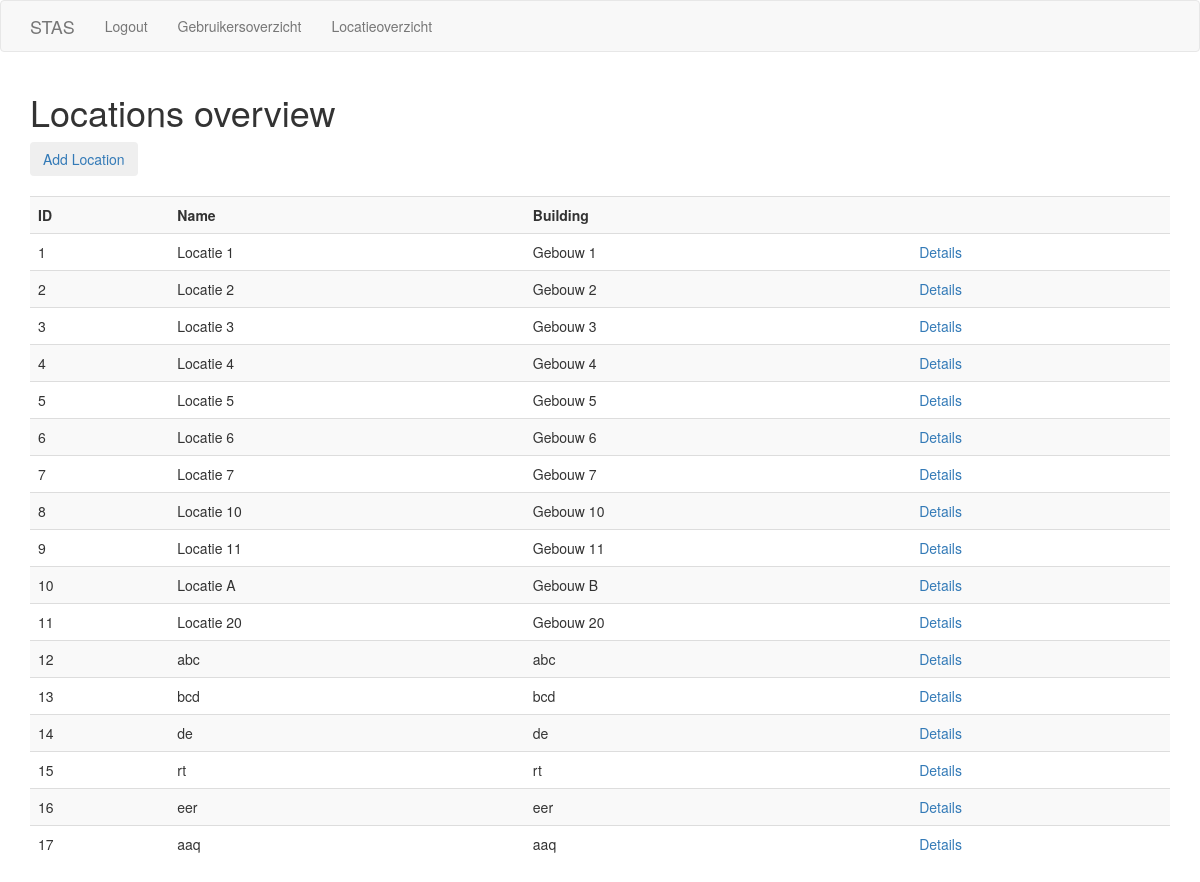
The page /admin/locations_overview (signed in) on the database its author committed.
### app/models.py (models this page shows, shortened)
class Location(UserMixin, db.Model):
    id = db.Column(db.Integer, primary_key=True)
    name = db.Column(db.String(128), index=True, unique=True)
    building = db.Column(db.String(128), index=True, unique=True)
    checkins = db.relationship('Checkin', backref='Location', lazy='dynamic')

### app/admin/routes.py (the view)
@bp.route('/admin/locations_overview', methods=['GET'])
@login_required
@admin_required
def locations():
    locations = Location.query.all()
    return render_template(
        'admin/locations_overview.html', title='Locations overview', locations=locations)

### app/admin/decorator.py (called while the page is built)
def admin_required(func):
    @wraps(func)
    def wrapper(*args, **kw):
        if not current_user.is_anonymous:
            if current_user.role == 'admin':
                return func(*args, **kw)
        else:
            if g.current_user.role == 'admin':
                return func(*args, **kw)
        abort(403)
    return wrapper

### app/models.py (called while the page is built)
@login_manager.user_loader
def load_user(id):
    return User.query.get(int(id))

### app/templates/admin/locations_overview.html
{% extends "base.html" %}
{% block app_content %}
<div id="overview">
    <a id="add-button" href="{{ url_for('admin.add_location') }}"><button type="button" class="btn btn-dark">{{ 'Add Location' }}</button></a><br><br>
    <table id="users" class="table table-striped">
        <tr id="header-row">
            <th>ID</th>
            <th>{{ 'Name' }}</th>
            <th>{{ 'Building' }}</th>
            <th></th>
        </tr>
        {% for location in locations %}
            <tr id="row">
                <td>{{ location.id }}</td>
                <td>{{ location.name }}</td>
                <td>{{ location.building }}</td>
                <td><a href="{{ url_for('admin.location_overview', location_id=location.id) }}">{{ 'Details' }}</a></td>
            </tr>
        {% endfor %}
    </table>
</div>
{% endblock %}

### app/templates/base.html (shortened to what this page needs)
{% extends 'bootstrap/base.html' %}
{% block navbar %}
  <nav class="navbar navbar-default">
    <div class="container">
      <div class="navbar-header">
          <a class="navbar-brand" href="/">STAS</a>
      </div>
      <div class="collapse navbar-collapse" id="collapsibleNavbar">
        <ul class="nav navbar-nav">
          {% if not current_user.is_anonymous %}
          <li class="nav-item"><a class="nav-link" href="{{ url_for('login.logout') }}">{{ 'Logout' }}</a></li>
            {% if current_user.role == 'admin' %}
              <li class="nav-item"><a class="nav-link" href="{{ url_for('admin.users') }}">{{ 'Gebruikersoverzicht' }}</a></li>
              <li class="nav-item"><a class="nav-link" href="{{ url_for('admin.locations') }}">{{ 'Locatieoverzicht' }}</a></li>
            {% endif %}
          {% else %}
            <li class="nav-item"><a class="nav-link" href="{{ url_for('login.login') }}">{{ 'Login' }}</a></li>
          {% endif %}
        </ul>
      </div>
    </div>
  </nav>
{% endblock %}
{% block content %}
  <div class="container">
    <h1>{{ title }}</h1>
    <div id="app-content">
      {% block app_content %}{% endblock %}
    </div>
  </div>
{% endblock %}

### rows shown on the page
Location: id "1", name "Locatie 1", building "Gebouw 1", value "Details"
Location: id "2", name "Locatie 2", building "Gebouw 2", value "Details"
Location: id "3", name "Locatie 3", building "Gebouw 3", value "Details"
Location: id "4", name "Locatie 4", building "Gebouw 4", value "Details"
Location: id "5", name "Locatie 5", building "Gebouw 5", value "Details"
Location: id "6", name "Locatie 6", building "Gebouw 6", value "Details"
Location: id "7", name "Locatie 7", building "Gebouw 7", value "Details"
Location: id "8", name "Locatie 10", building "Gebouw 10", value "Details"
Location: id "9", name "Locatie 11", building "Gebouw 11", value "Details"
Location: id "10", name "Locatie A", building "Gebouw B", value "Details"
Location: id "11", name "Locatie 20", building "Gebouw 20", value "Details"
Location: id "12", name "abc", building "abc", value "Details"
Location: id "13", name "bcd", building "bcd", value "Details"
Location: id "14", name "de", building "de", value "Details"
Location: id "15", name "rt", building "rt", value "Details"
Location: id "16", name "eer", building "eer", value "Details"
Location: id "17", name "aaq", building "aaq", value "Details"

### other values the page prints
{{ 'Logout' }} "Logout"
{{ 'Gebruikersoverzicht' }} "Gebruikersoverzicht"
{{ 'Locatieoverzicht' }} "Locatieoverzicht"
{{ title }} "Locations overview"
{{ 'Add Location' }} "Add Location"
{{ 'Name' }} "Name"
{{ 'Building' }} "Building"
